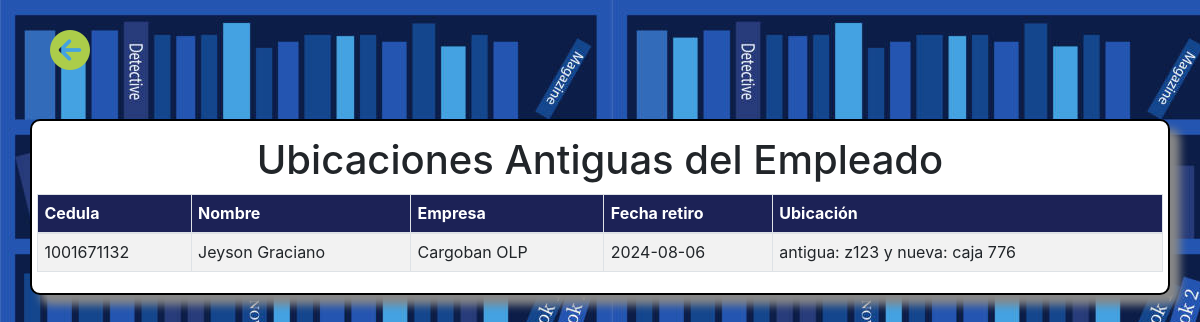
The page /view/detalle_empleado.php?cedula=1001671132 (signed in) on the database its author committed.
### tables this page shows
CREATE TABLE `tbl_det_empleados` (
  `Id` int(11) NOT NULL,
  `Cedula` varchar(20) NOT NULL,
  `Empresa` int(11) NOT NULL,
  `Zona` int(11) NOT NULL,
  `Fecharetiro` date NOT NULL,
  `Ubicacion` varchar(50) NOT NULL
);

CREATE TABLE `tbl_personas` (
  `Cedula` varchar(20) NOT NULL,
  `Nombre` varchar(50) NOT NULL,
  `Empresa` int(11) NOT NULL,
  `Zona` int(11) NOT NULL,
  `Ubicacion` varchar(50) NOT NULL,
  `Fechaingreso` date NOT NULL,
  `Estado` int(11) NOT NULL,
  `Carpetas` varchar(50) NOT NULL
);

CREATE TABLE `tbl_razonsoc` (
  `Idrazon` int(11) NOT NULL,
  `Descripcion` varchar(50) NOT NULL
);

### model/consu_detempleados.php (called while the page is built, shortened)
<?php
function obtenerDatosEmpleado($Cedula,$Razonsoc)
{
    try {
        $conexion = new Conexion();
        $conMysql = $conexion->conMysql();
        $sql = $conMysql->prepare('
            SELECT d.Cedula, p.Nombre, d.Fecharetiro, d.Ubicacion, r.Descripcion
            FROM tbl_det_empleados d
            JOIN tbl_personas p ON d.Cedula = p.Cedula
            JOIN tbl_razonsoc r ON d.Empresa = r.Idrazon
            WHERE d.Cedula = ?
            AND p.Empresa = ?
            ' );
        $sql->bind_param('ss', $Cedula,$Razonsoc);
        $sql->execute();
        $resultado = $sql->get_result();
        if ($resultado->num_rows > 0) {
            $datos = $resultado->fetch_all(MYSQLI_ASSOC);
        } else {
            $datos = [];
        }
        return $datos;
    } catch (Exception $e) {
        echo 'Error: '.$e->getMessage();
        return [];
    }
}

### view/detalle_empleado.php (the view, shortened to what this page needs)
<?php
$Razonsoc = $_SESSION["Razonsoc"];
$Cedula = $_GET['cedula'] ?? '';
require_once '../model/consu_detempleados.php';
$datosEmpleado = obtenerDatosEmpleado($Cedula,$Razonsoc);
?>
<!DOCTYPE html>
<html lang="en">
<head>
    <link rel="stylesheet" href="https://cdnjs.cloudflare.com/ajax/libs/twitter-bootstrap/4.1.3/css/bootstrap.css">
    <link rel="stylesheet" href="https://cdn.datatables.net/1.10.20/css/dataTables.bootstrap4.min.css">
    <link rel="stylesheet" href="https://cdn.jsdelivr.net/npm/bootstrap-icons@1.11.3/font/bootstrap-icons.min.css">
    <link rel="stylesheet" href="css/empleados/detalle_empleados.css">
    <link rel="stylesheet" href="https://use.fontawesome.com/releases/v6.4.2/css/all.css">
</head>
<body>
<a href="tabla_empleados.php"> <i class="fa-solid fa-circle-arrow-left fa-beat icon-back" style="color: #accd4a;"></i> </a>
    <div class="container" style="margin-top: 4%;padding: 5px">
        <table id="tablax" class="table table-striped table-bordered" style="width:100%">
            <h1>Ubicaciones Antiguas del Empleado</h1>
            <thead>
                <tr>
                    <th>Cedula</th>
                    <th>Nombre</th>
                    <th>Empresa</th>
                    <th>Fecha retiro</th>
                    <th>Ubicación</th>
                </tr>
            </thead>
           <tbody>
                <?php foreach ($datosEmpleado as $empleado) { ?>
                    <tr>
                        <td><?php echo htmlspecialchars($empleado['Cedula']); ?></td>
                        <td><?php echo htmlspecialchars($empleado['Nombre']); ?></td>
                        <td><?php echo htmlspecialchars($empleado['Descripcion']); ?></td>
                        <td><?php echo htmlspecialchars($empleado['Fecharetiro']); ?></td>
                        <td><?php echo htmlspecialchars($empleado['Ubicacion']); ?></td>
                    </tr>
                <?php } ?>
            </tbody>
        </table>
    </div>
</body>
</html>

### view/css/empleados/detalle_empleados.css (style rules this page uses)
th, td { padding: 0.4rem !important; }
body > div { box-shadow: 10px 10px 8px #888888; border: 2px solid black; border-radius: 10px; }
th { background-color: #1c2256; color: white; }
h1 { text-align: center; margin: 10px; }
i { font-size: 1.5em; }
body { background-image: url(../../images/background-usuarios.jpg); }
.container { background-color: white; }
.icon-back { font-size: 40px; margin: 30px 0px 0px 50px; }

### rows shown on the page
tbl_det_empleados: Cedula "1001671132", Cedula.Nombre "Jeyson Graciano", Empresa.Descripcion "Cargoban OLP", Fecharetiro "2024-08-06", Ubicacion "antigua: z123 y nueva: caja 776"
